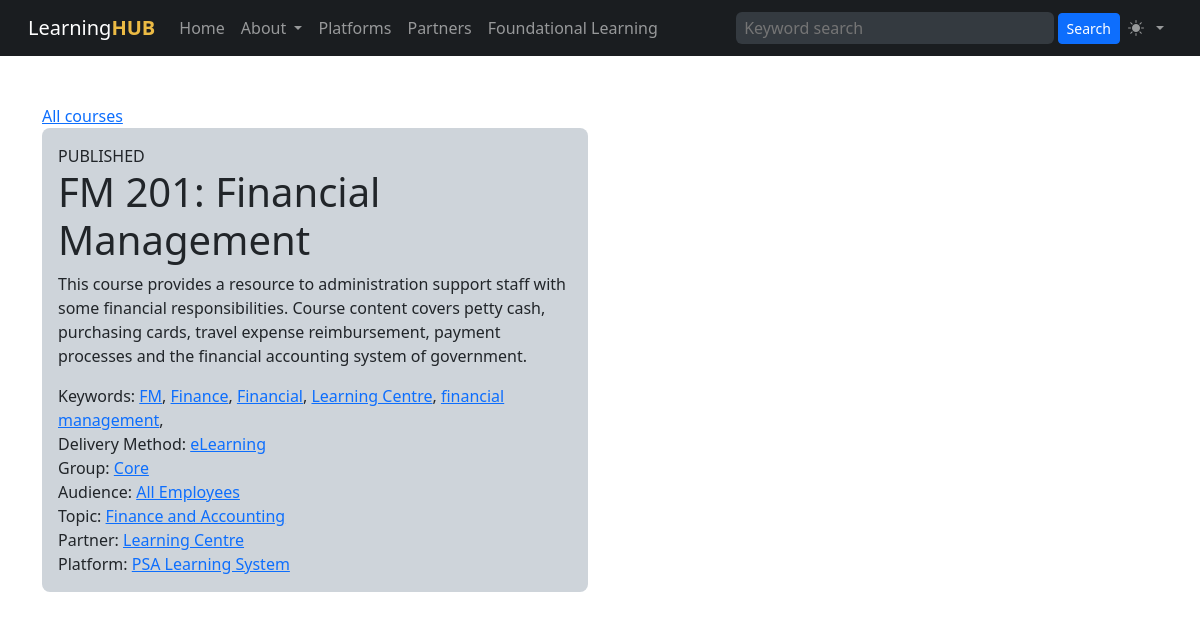
Screenshot of /course.php?cid=54 with the database file from the repository.
### tables this page shows
CREATE TABLE "courses" (
    "id" INTEGER PRIMARY KEY AUTOINCREMENT NOT NULL,
    "status" VARCHAR NOT NULL,
    "sortorder" INTEGER,
    "name" VARCHAR NOT NULL,
    "slug" VARCHAR,
    "description" VARCHAR NOT NULL,
    "created" DATETIME NOT NULL,
    "modified" DATETIME,
    "expiry_date" DATETIME,
    "user_idir" VARCHAR,
    "course_id" INTEGER,
    "weight" INTEGER,
    "url" VARCHAR,
    "search" TEXT,
    "keywords" VARCHAR,
    "refresh_cycle" TEXT,
    "partner_id" INTEGER,
    "platform_id" INTEGER,
    "dmethod_id" INTEGER,
    "group_id" INTEGER,
    "audience_id" INTEGER,
    "topic_id" INTEGER,
    FOREIGN KEY(partner_id) REFERENCES learning_partners(id),
    FOREIGN KEY(platform_id) REFERENCES learning_platforms(id),
    FOREIGN KEY(dmethod_id) REFERENCES delivery_methods(id),
    FOREIGN KEY(group_id) REFERENCES groups(id),
    FOREIGN KEY(audience_id) REFERENCES audiences(id),
    FOREIGN KEY(topic_id) REFERENCES topics(id)
);

CREATE TABLE "delivery_methods" (
    "id" INTEGER PRIMARY KEY AUTOINCREMENT NOT NULL,
    "created" DATETIME,
    "modified" DATETIME,
    "sortorder" INTEGER,
    "name" VARCHAR,
    "slug" VARCHAR,
    "description" VARCHAR,
    "icon" VARCHAR,
    "color" VARCHAR
);

CREATE TABLE "groups" (
    "id" INTEGER PRIMARY KEY AUTOINCREMENT NOT NULL,
    "created" DATETIME,
    "modified" DATETIME,
    "sortorder" INTEGER,
    "name" VARCHAR,
    "slug" VARCHAR,
    "description" VARCHAR,
    "icon" VARCHAR,
    "color" VARCHAR
);

CREATE TABLE "audiences" (
    "id" INTEGER PRIMARY KEY AUTOINCREMENT NOT NULL,
    "created" DATETIME,
    "modified" DATETIME,
    "sortorder" INTEGER,
    "name" VARCHAR,
    "slug" VARCHAR,
    "description" VARCHAR,
    "icon" VARCHAR,
    "color" VARCHAR
);

CREATE TABLE "topics" (
    "id" INTEGER PRIMARY KEY AUTOINCREMENT NOT NULL,
    "created" DATETIME,
    "modified" DATETIME,
    "sortorder" INTEGER,
    "name" VARCHAR,
    "slug" VARCHAR,
    "description" VARCHAR,
    "icon" VARCHAR,
    "color" VARCHAR
);

CREATE TABLE "learning_partners" (
    "id" INTEGER PRIMARY KEY AUTOINCREMENT NOT NULL,
    "created" DATETIME,
    "modified" DATETIME,
    "sortorder" INTEGER,
    "name" VARCHAR,
    "slug" VARCHAR,
    "description" VARCHAR,
    "icon" VARCHAR,
    "logo" VARCHAR,
    "color" VARCHAR,
    "url" VARCHAR,
    "admin_name" VARCHAR,
    "admin_email" VARCHAR
);

CREATE TABLE "learning_platforms" (
    "id" INTEGER PRIMARY KEY AUTOINCREMENT NOT NULL,
    "created" DATETIME,
    "modified" DATETIME,
    "sortorder" INTEGER,
    "name" VARCHAR,
    "slug" VARCHAR,
    "description" VARCHAR,
    "logo" VARCHAR,
    "icon" VARCHAR,
    "color" VARCHAR,
    "url" VARCHAR
);

### course.php (the view)
<?php
$db = new SQLite3('courses.sqlite', SQLITE3_OPEN_CREATE | SQLITE3_OPEN_READWRITE);
$db->enableExceptions(true);
?>
<?php require('template/header.php') ?>
<div class="container">
<div class="row">
<div class="col-md-6">
<div><a href="courses.php">All courses</a></div>
<?php
$cid = $_GET['cid'] ?? 0;
$sql = 'SELECT
            c.id AS cid,
            c.name AS cname,
            c.status AS cstatus,
            c.description AS cdesc,
            c.keywords AS ckeys,
            dm.id AS dmid,
            dm.name AS dmname,
            g.name AS groupname,
            g.id AS groupid,
            a.name AS audiencename,
            a.id AS audienceid,
            top.name AS topicname,
            top.id AS topicid,
            pa.name AS partnername,
            pa.id AS partnerid,
            plat.name AS platformname,
            plat.id AS platformid
        FROM
            courses c
        JOIN delivery_methods dm ON dm.id = c.dmethod_id
        JOIN groups g ON g.id = c.group_id
        JOIN audiences a ON a.id = c.audience_id
        JOIN topics top ON top.id = c.topic_id
        JOIN learning_partners pa ON pa.id = c.partner_id
        JOIN learning_platforms plat ON plat.id = c.platform_id
        WHERE c.id = ' . $cid . ';';
$statement = $db->prepare($sql);
$result = $statement->execute();
?>
<?php while ($row = $result->fetchArray()): ?>
    <div class="p-3 mb-2 bg-dark-subtle rounded-3">
        <div><?= strtoupper($row['cstatus']) ?></div>
        <h1><?= $row['cname'] ?></h1>
        <div class="mb-3"><?= $row['cdesc'] ?></div>
        <?php if(!empty($row['ckeys'])): ?>
        <?php $keys = explode(',',$row['ckeys']) ?>
        <div>
        Keywords:
        <?php foreach($keys as $k): ?>
        <a href="keyword.php?keyword=<?= $k ?>"><?= $k ?></a>,
        <?php endforeach ?>
        </div>
        <?php endif ?>
        <div>Delivery Method: <a href="filter.php?dmethod=<?= $row['dmid'] ?>"><?= $row['dmname'] ?></a></div>
        <div>Group: <a href="filter.php?group=<?= $row['groupid'] ?>"><?= $row['groupname'] ?></a></div>
        <div>Audience: <a href="filter.php?audience=<?= $row['audienceid'] ?>"><?= $row['audiencename'] ?></a></div>
        <div>Topic: <a href="filter.php?topic[]=<?= $row['topicid'] ?>"><?= $row['topicname'] ?></a></div>
        <div>Partner: <a href="filter.php?partner=<?= $row['partnerid'] ?>"><?= $row['partnername'] ?></a></div>
        <div>Platform: <a href="filter.php?platform=<?= $row['platformid'] ?>"><?= $row['platformname'] ?></a></div>
    </div>
<?php endwhile ?>
</div>
</div>
</div>
</body>
</html>

### rows the page displays
courses: status "PUBLISHED", name "FM 201: Financial Management", description "This course provides a resource to administration support staff with some financial responsibilities. Course content covers petty cash, purchasing cards, travel expense reimbursement, payment processes and the financial accounting system of government.", keywords "FM", keywords "Finance", keywords "Financial", keywords "Learning Centre", keywords "financial management", dmethod.name "eLearning", group.name "Core", audience.name "All Employees", topic.name "Finance and Accounting", partner.name "Learning Centre", platform.name "PSA Learning System"
